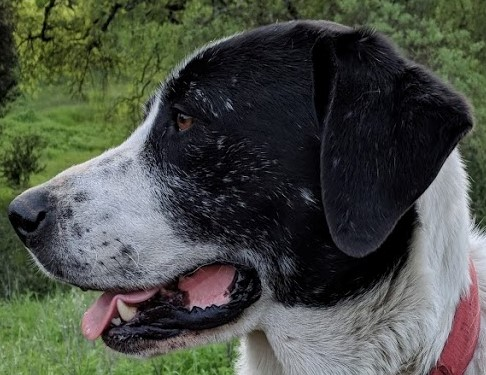
#> input picture DATA/sammy_face.jpg, 486 x 375 px
$ jupyter execute '3. Edge Detection.ipynb'
#> lines starting #> are read from the running program, lines starting #| are printed output that depends on the picture; after the words box and inside, x2 and y2 are one past the last pixel; in counts of white or black regions, pixels touching at a corner belong together
[cell 1]
# Canny edge detector
# this is a multi-step abstracted by cv2
# apply gaussian filter to smooth the image
# find the intensity gradients
# non-maximum supression
# apply threshold to determine potential edges
# track edge by hysteresis -> filter out weak edges
# for high resolution images, apply own blurring
# NEED USERS TO APPLY HIGH AND LOW THRESHOLDS
# https://en.wikipedia.org/wiki/Canny_edge_detector

[cell 2]
import cv2
import numpy as np
import matplotlib.pyplot as plt

[cell 3]
img = cv2.imread('../DATA/sammy_face.jpg')
#> img is the input picture: shape (375, 486, 3); mean B, G, R 70, 78.7, 74.2

[cell 4]
plt.imshow(img)

[cell 5]
edges = cv2.Canny(image=img,threshold1=127,threshold2=127)
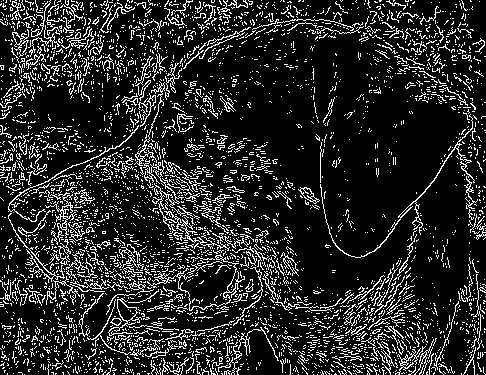
#> edges: shape (375, 486); 15.6% white in thin lines or dots

[cell 6]
plt.imshow(edges)

[cell 7]
edges = cv2.Canny(image=img,threshold1=0,threshold2=255)
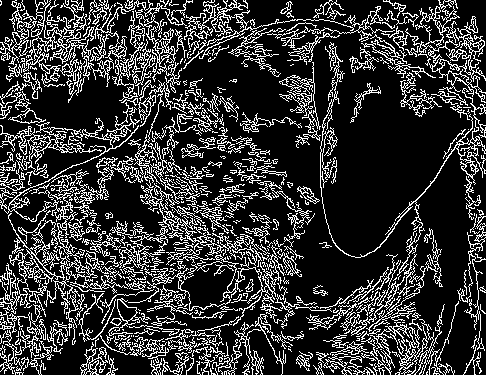
#> edges: shape (375, 486); 21% white in thin lines or dots
plt.imshow(edges)

[cell 8]
# how to choose threshold, pick median value
med_val = np.median(img)
#> med_val = 64
med_val
#> Out = 64

[cell 9]
# lower threshold to be 0 or 70% of median value
lower = int(max(0,0.7*med_val))
#> lower = 44
# upper threshold to either 130% of median value
upper = int(min(255,1.3*med_val))
#> upper = 83

[cell 10]
edges = cv2.Canny(image=img,threshold1=lower,threshold2=upper)
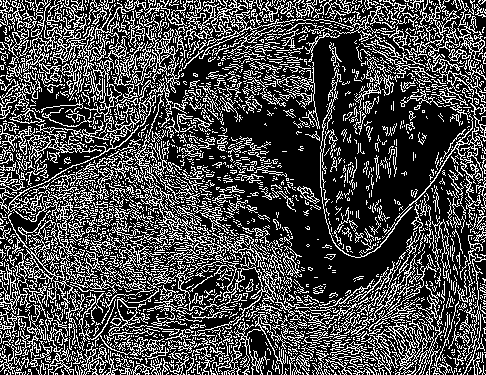
#> edges: shape (375, 486); 28.7% white in thin lines or dots
plt.imshow(edges)

[cell 11]
# what will really change will be blurring
blurred_img = cv2.blur(img,ksize=(5,5))
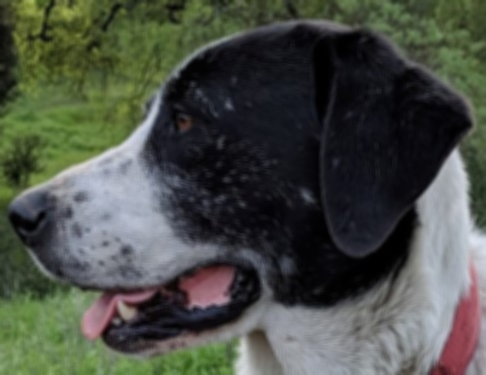
#> blurred_img: shape (375, 486, 3); mean B, G, R 70, 78.7, 74.2

[cell 12]
# play with threshold amount
edges = cv2.Canny(image=blurred_img,threshold1=lower,threshold2=upper+130)
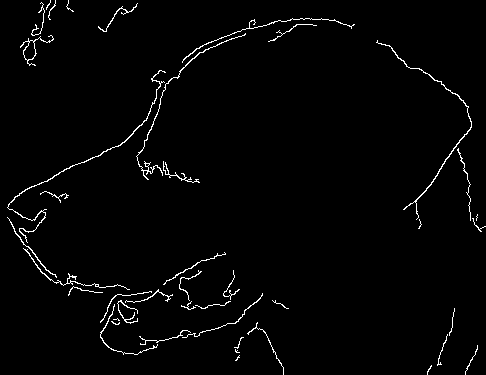
#> edges: shape (375, 486); 1.9% white in thin lines or dots
plt.imshow(edges)

$ run again, with DATA/00-puppy.jpg copied over DATA/sammy_face.jpg
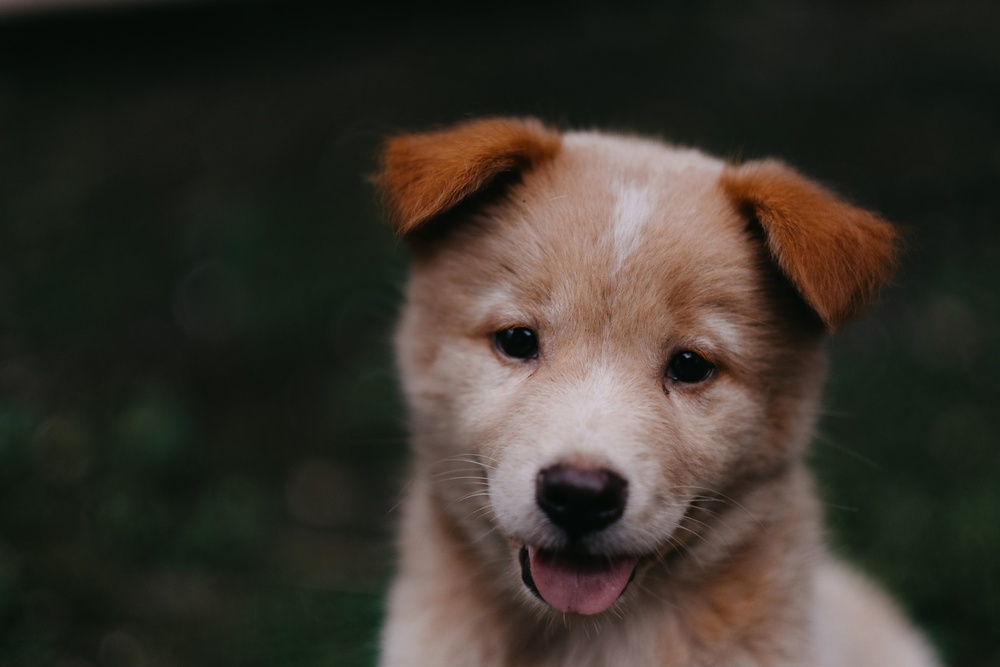
#> input picture DATA/00-puppy.jpg, 1000 x 667 px, shrunk from 1950 x 1300 before the run
#> img is the input picture: shape (667, 1000, 3); mean B, G, R 43.8, 51.8, 57.3
#> `edges = cv2.Canny(image=img,threshold1=0,threshold2=255)`:
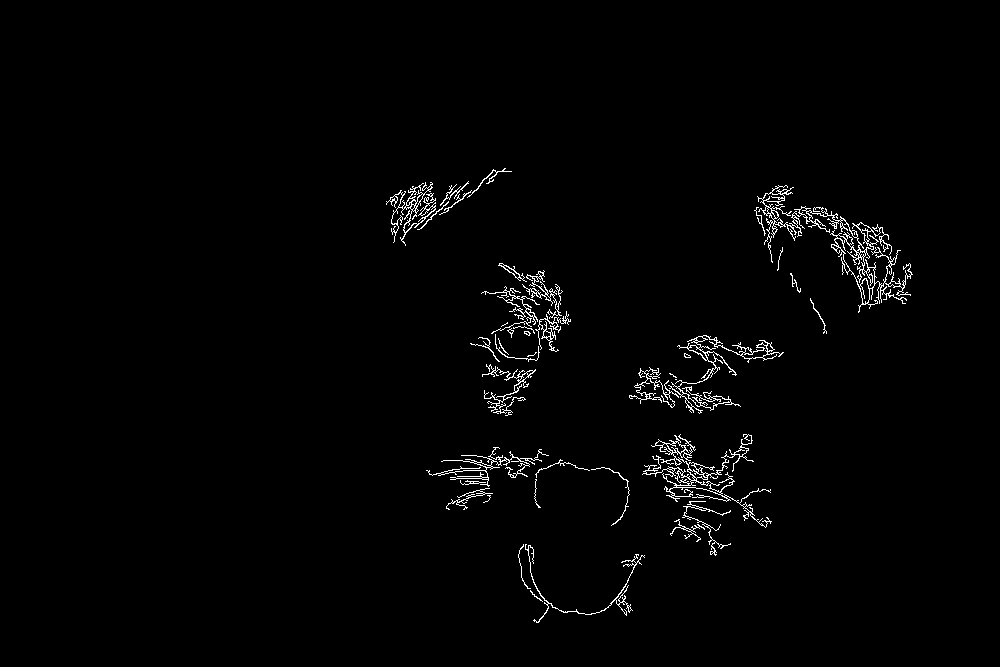
#> edges: shape (667, 1000); 1.5% white in thin lines or dots, all inside (x1, y1, x2, y2) = (386, 168, 913, 623)
#> med_val = 27
#> lower = 18
#> upper = 35
#> `edges = cv2.Canny(image=blurred_img,threshold1=lower,threshold2=upper+..`:
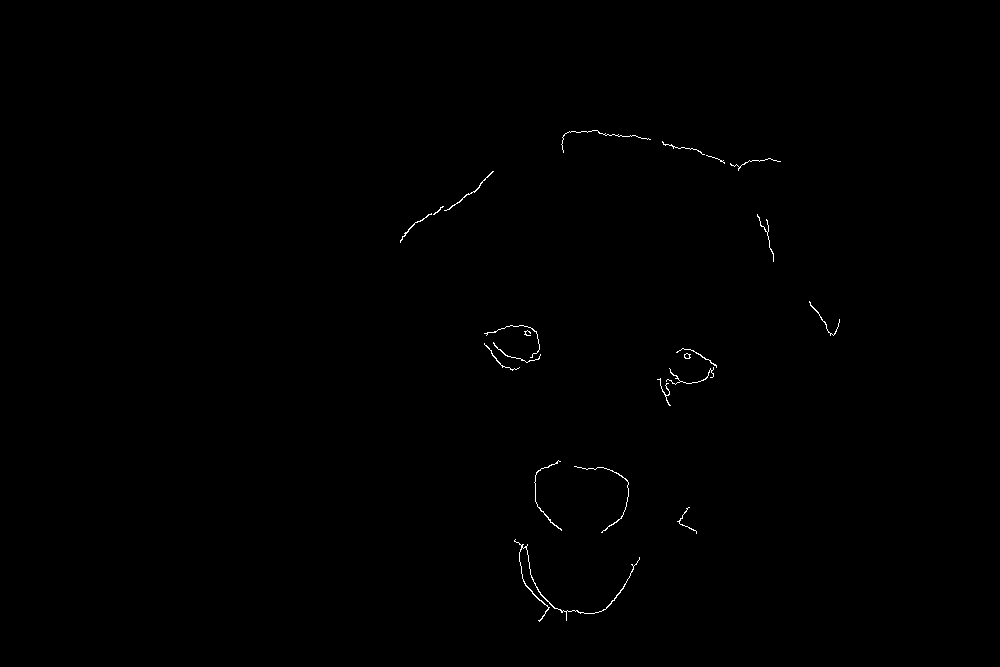
#> edges: shape (667, 1000); 0.25% white in thin lines or dots, all inside (x1, y1, x2, y2) = (400, 130, 840, 622)

$ run again, with DATA/Denis_Mukwege.jpg copied over DATA/sammy_face.jpg
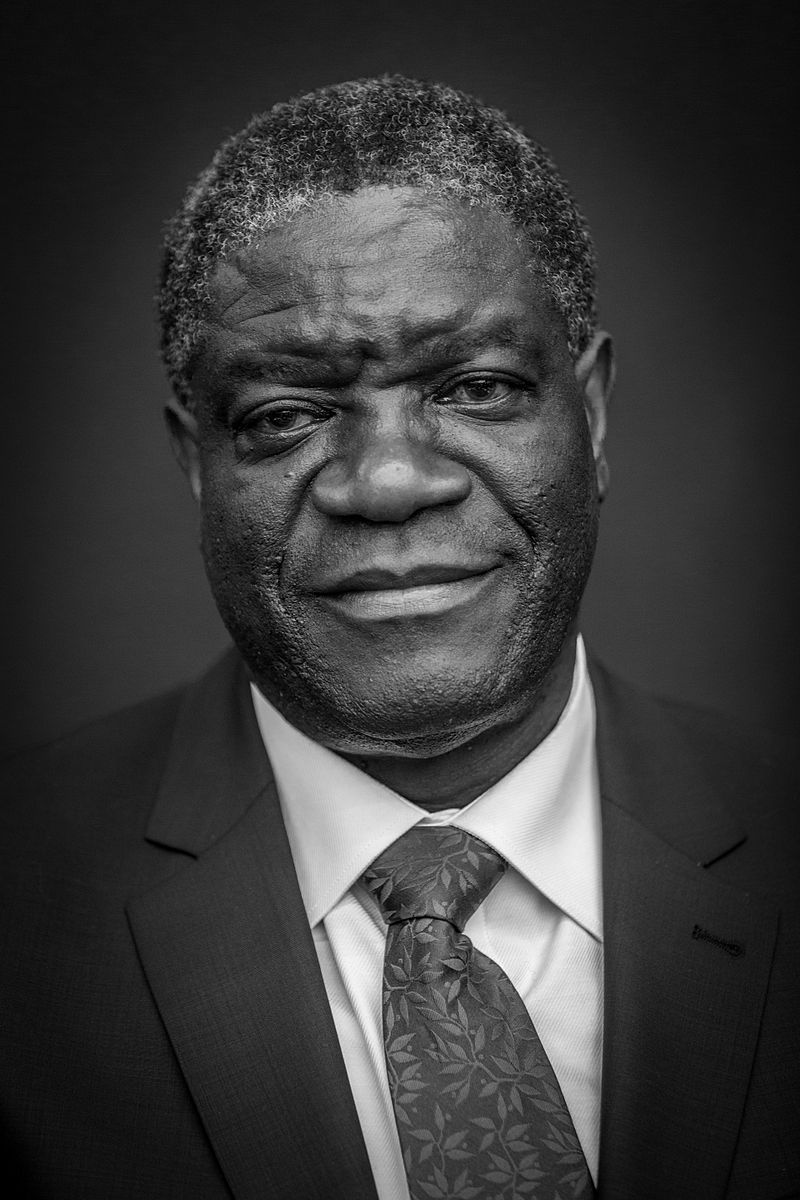
#> input picture DATA/Denis_Mukwege.jpg, 800 x 1200 px
#> img is the input picture: shape (1200, 800, 3); min 0, max 255, mean 58.8
#> `edges = cv2.Canny(image=img,threshold1=0,threshold2=255)`:
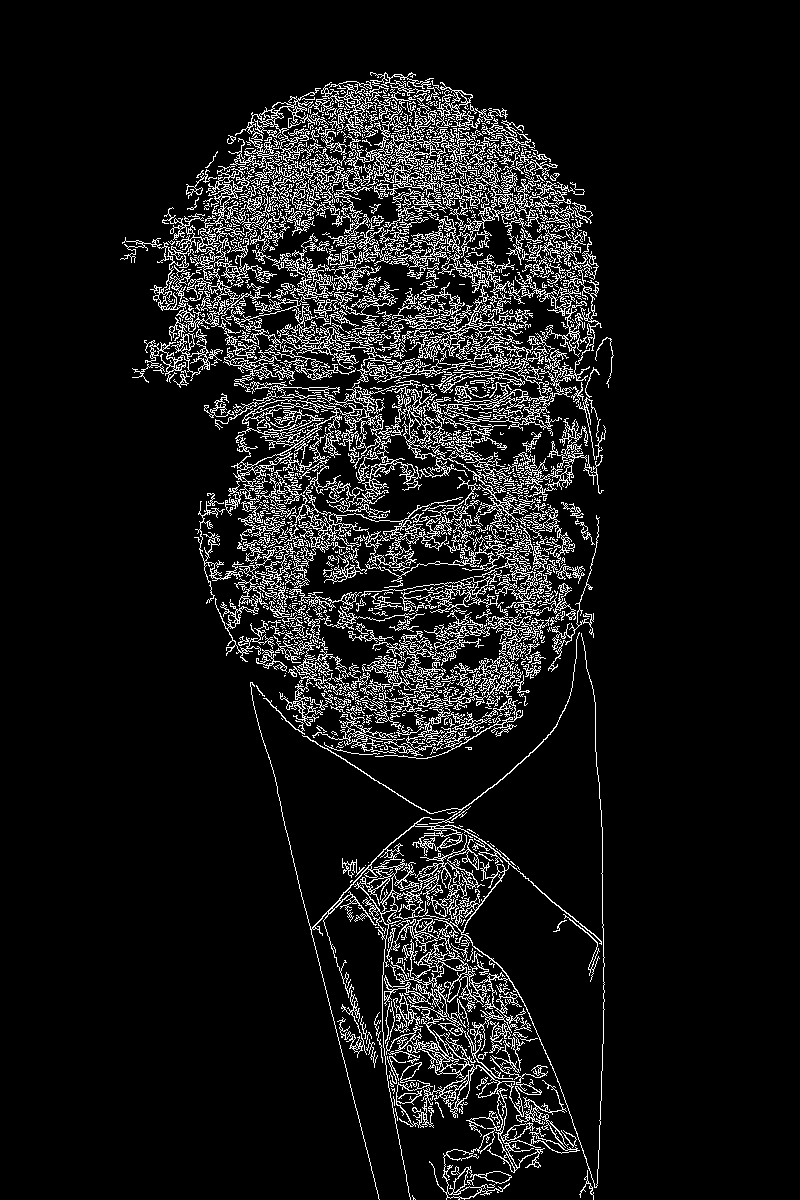
#> edges: shape (1200, 800); 9.1% white in thin lines or dots, all inside (x1, y1, x2, y2) = (120, 72, 614, 1200)
#> med_val = 43
#> lower = 30
#> upper = 55
#> `edges = cv2.Canny(image=blurred_img,threshold1=lower,threshold2=upper+..`:
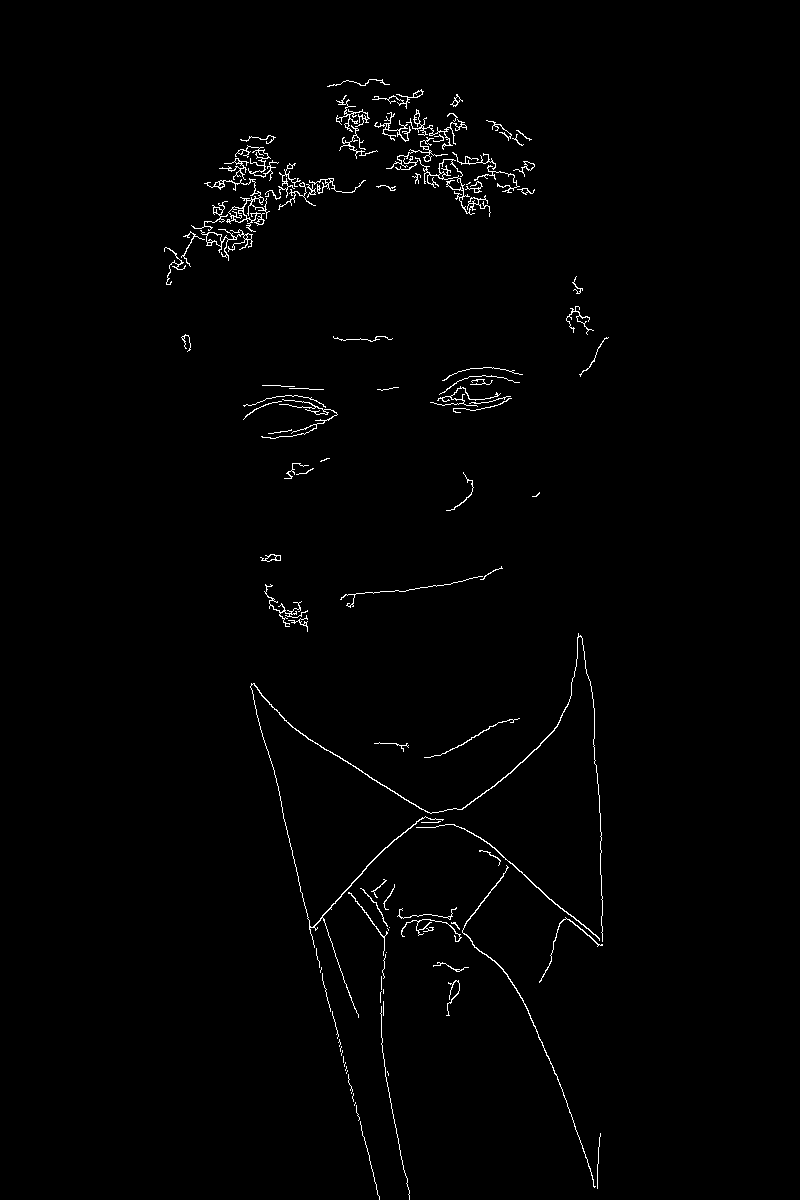
#> edges: shape (1200, 800); 1.1% white in thin lines or dots, all inside (x1, y1, x2, y2) = (164, 79, 609, 1200)

$ run again, with DATA/Nadia_Murad.jpg copied over DATA/sammy_face.jpg
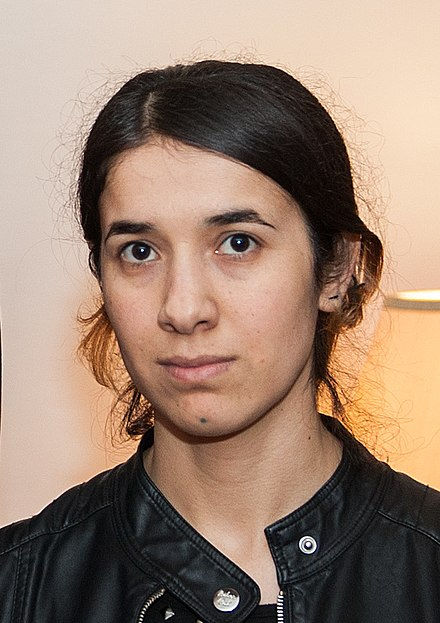
#> input picture DATA/Nadia_Murad.jpg, 440 x 623 px
#> img is the input picture: shape (623, 440, 3); mean B, G, R 112.7, 129.2, 153.8
#> `edges = cv2.Canny(image=img,threshold1=0,threshold2=255)`:
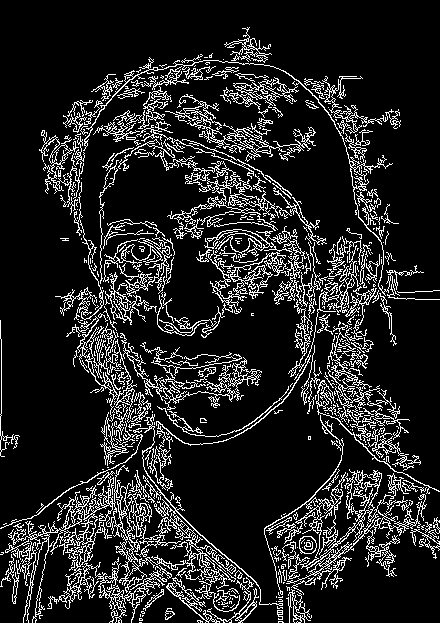
#> edges: shape (623, 440); 13.8% white in thin lines or dots
#> med_val = 151
#> lower = 105
#> upper = 196
#> `edges = cv2.Canny(image=blurred_img,threshold1=lower,threshold2=upper+..`:
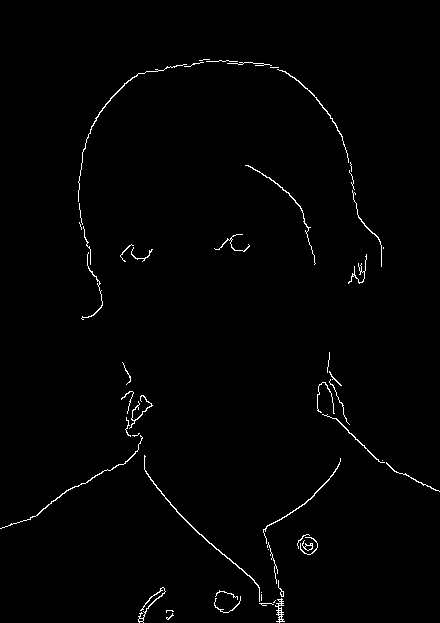
#> edges: shape (623, 440); 1.1% white in thin lines or dots
